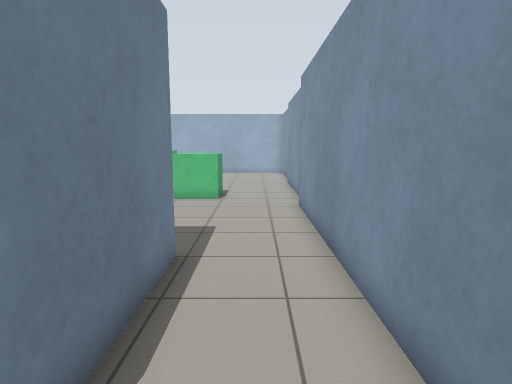
view 1 (above)

21 first-person views from a walk through a Gazebo world. The camera is 1.2 m above the floor, tilts 8° down and sees 75° across. The floor is counted in squares, 0.5 m on a side. Each view is taken from the middle of a square. On the plan, view 1 faces up. The plan holds only what a view shows up to about 19 squares ahead; the rest is blank.

view 2
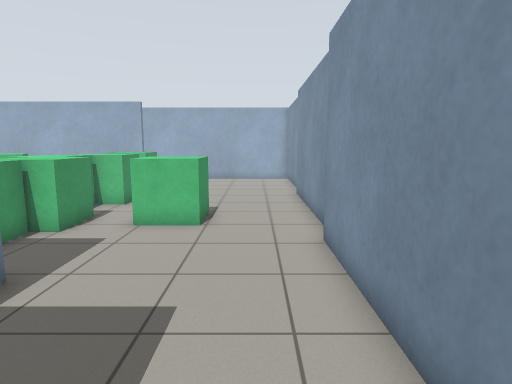

view 3
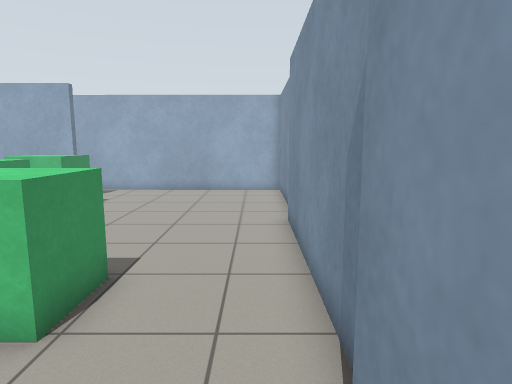

view 4
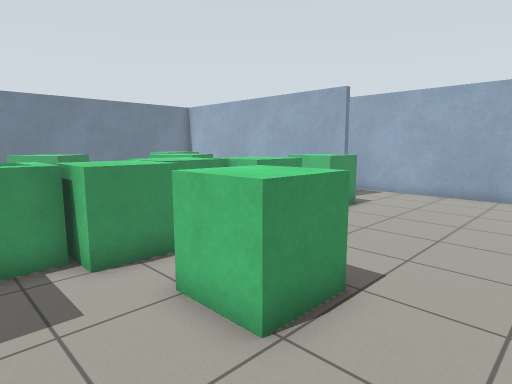

view 5
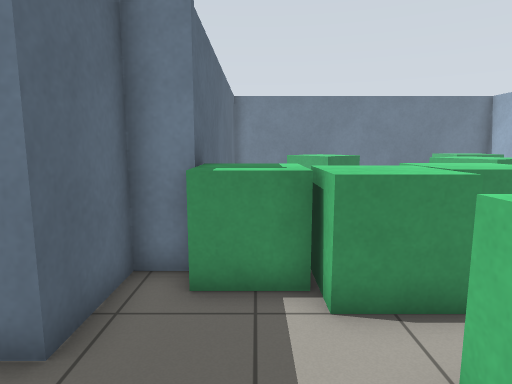

view 6
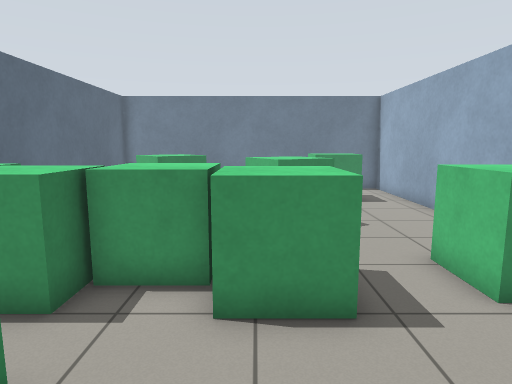

view 7
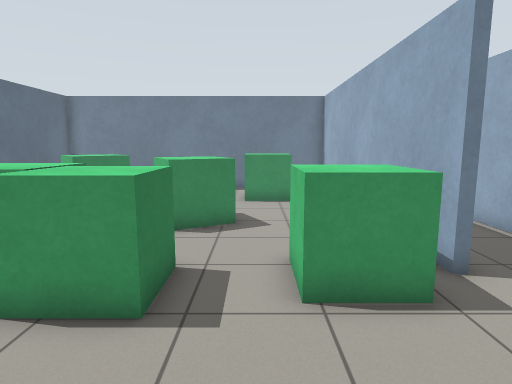

view 8
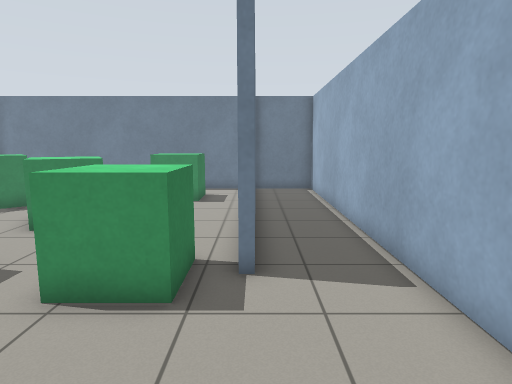

view 9
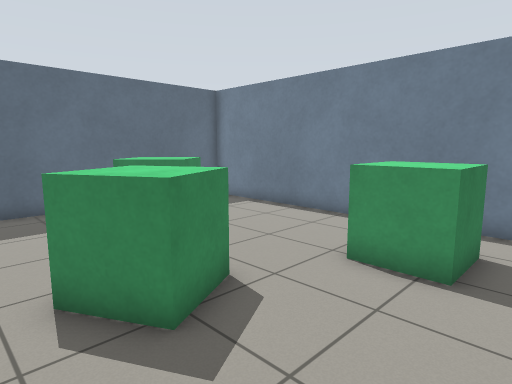

view 10
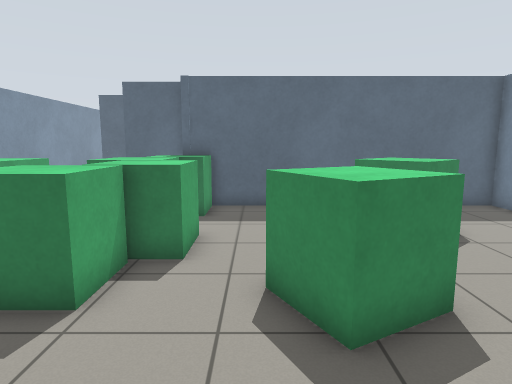

view 11
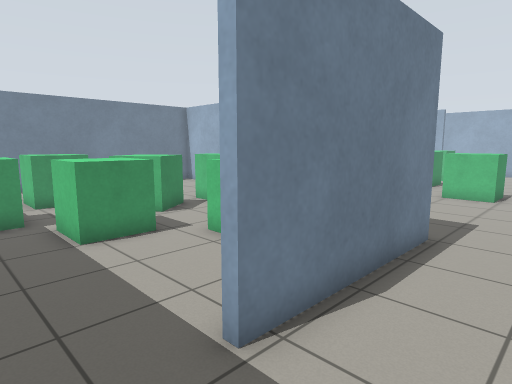

view 12
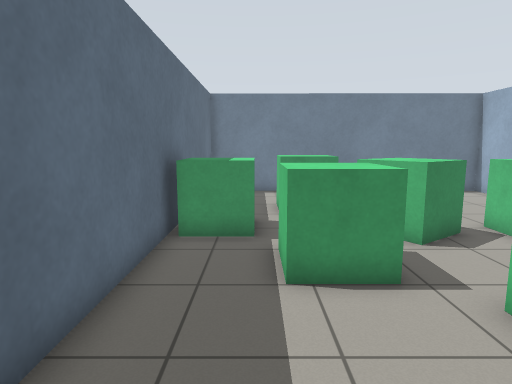

view 13
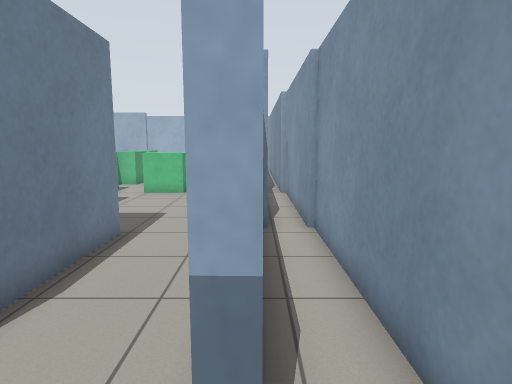

view 14
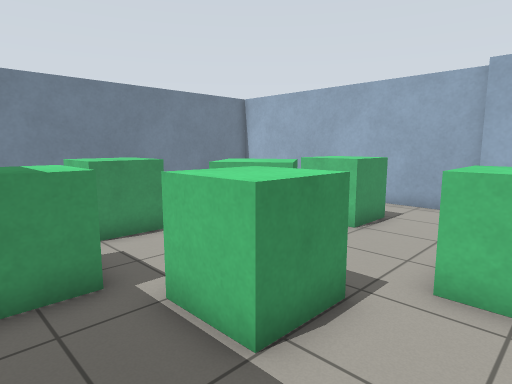

view 15
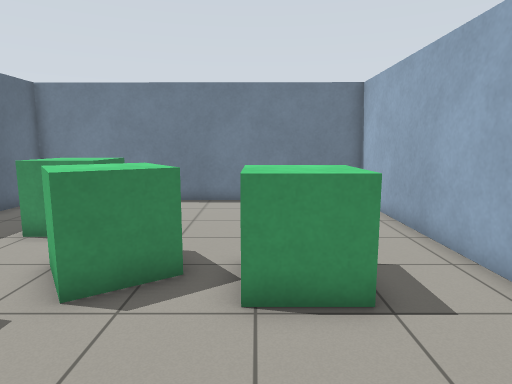

view 16
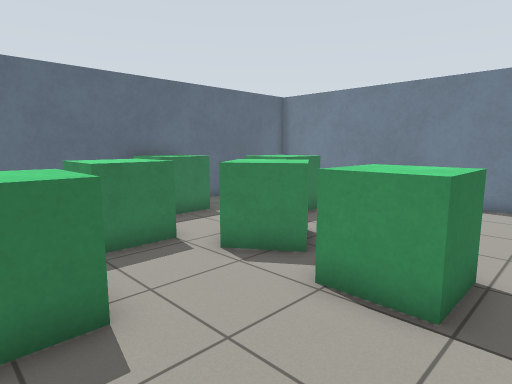

view 17
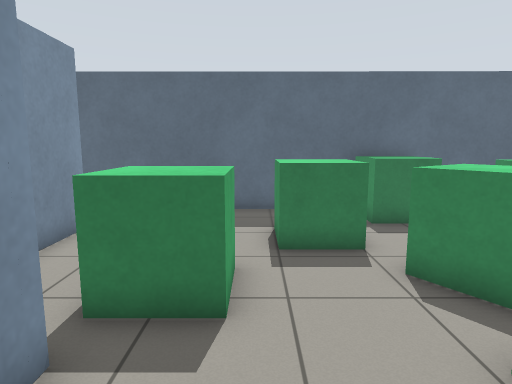

view 18
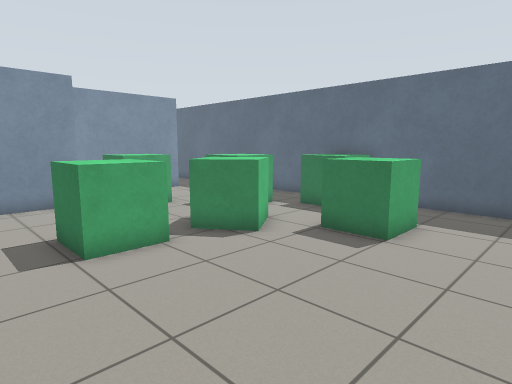

view 19
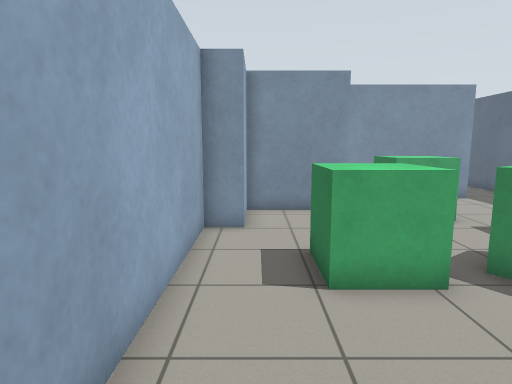

view 20
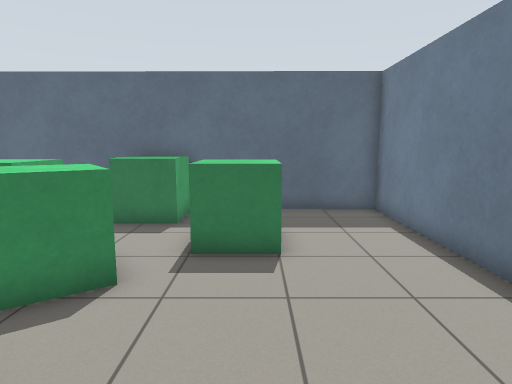

view 21
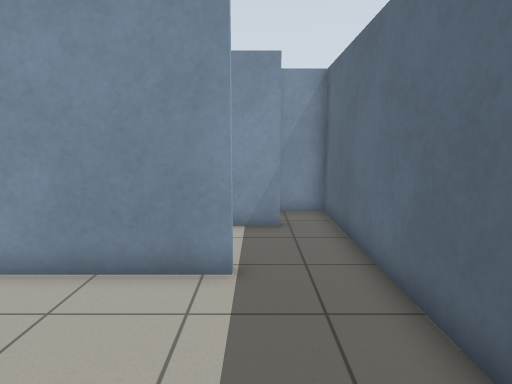

### Floor plan
Points are (right, up) in squares from view 1. A wall is a line through its corners. A room is listed if a view was taken in it or the views show most of it. See-through windows are left out.
Room 1 (views 1, 2, 3, 4, 5, 6, 7, 8, 9, 10, 11, 12)
walls: (-6.9, 25.7) (-19.4, 25.7) (-19.4, 11.8) (-7.1, 11.8) (-7.1, 10.7) (-4.4, 10.7) (-4.4, 10.1); (-10.7, 26) (-10.2, 26); (2, 14.2) (2, 21.8); (2.3, 23.6) (2.3, 29) (-19.4, 29.1) (-19.4, 26); (-3.1, 6.9) (-1.7, 6.9) (-1.7, 0.4) (-2, 0.4); (1.7, -0.7) (1.7, 13.4); (-2.5, -2.5) (1.4, -2.5)
ways out: opening at (2, -1.5) to room 2; opening at (-2, -1) to room 3
objects: green box (-17, 22) to (-15, 23); green box (-15, 14) to (-13, 17); green box (-13, 19) to (-10, 21); green box (-8, 12) to (-6, 14); green box (-8, 16) to (-7, 18); green box (-8, 23) to (-6, 24); green box (-7, 14) to (-6, 16); green box (-7, 18) to (-6, 20); green box (-3, 15) to (-2, 17)
Room 2 (view 13)
walls: (3.5, 7.5) (3.5, 15); (3.7, 0) (3.7, 7.6); (2.1, -0.7) (1.7, -0.7); (1.4, -2.5) (3.9, -2.5) (3.9, -0.9)
ways out: opening at (2, -1.5) to room 1
Room 3 (views 14, 15, 16, 17, 18, 19, 20, 21)
walls: (-10.7, -2.4) (-2.5, -2.5); (-4.7, 6.6) (-4.7, 10.4) (-7.4, 10.4) (-7.4, 11.5) (-19.4, 11.5) (-19.5, -2.3) (-12.3, -2.4); (-2, 0.4) (-2, 6)
ways out: opening at (-2, -1) to room 1
objects: green box (-15, 1) to (-14, 3); green box (-12, -2) to (-11, 0); green box (-12, 3) to (-10, 5); green box (-11, 7) to (-10, 9); green box (-9, 1) to (-8, 2); green box (-6, 4) to (-5, 5)

Where each view was taken, in squares from view 1:
view 1: 0 up, 0 right, facing up
view 2: 5 up, 0 right, facing up
view 3: 11 up, 1 right, facing up
view 4: 12 up, 1 right, facing up-left
view 5: 13 up, 1 left, facing left
view 6: 19 up, 1 left, facing left
view 7: 22 up, 1 left, facing left
view 8: 26 up, 1 left, facing left
view 9: 25 up, 9 left, facing down-left
view 10: 25 up, 10 left, facing down
view 11: 2 down, 1 right, facing up-left
view 12: 0 up, 2 left, facing left
view 13: 2 down, 2 right, facing up
view 14: 2 down, 5 left, facing up-left
view 15: 7 up, 5 left, facing left
view 16: 10 up, 5 left, facing down-left
view 17: 10 up, 7 left, facing down
view 18: 11 up, 19 left, facing down-right
view 19: 10 up, 17 left, facing right
view 20: 10 up, 15 left, facing down
view 21: 0 up, 8 left, facing right
